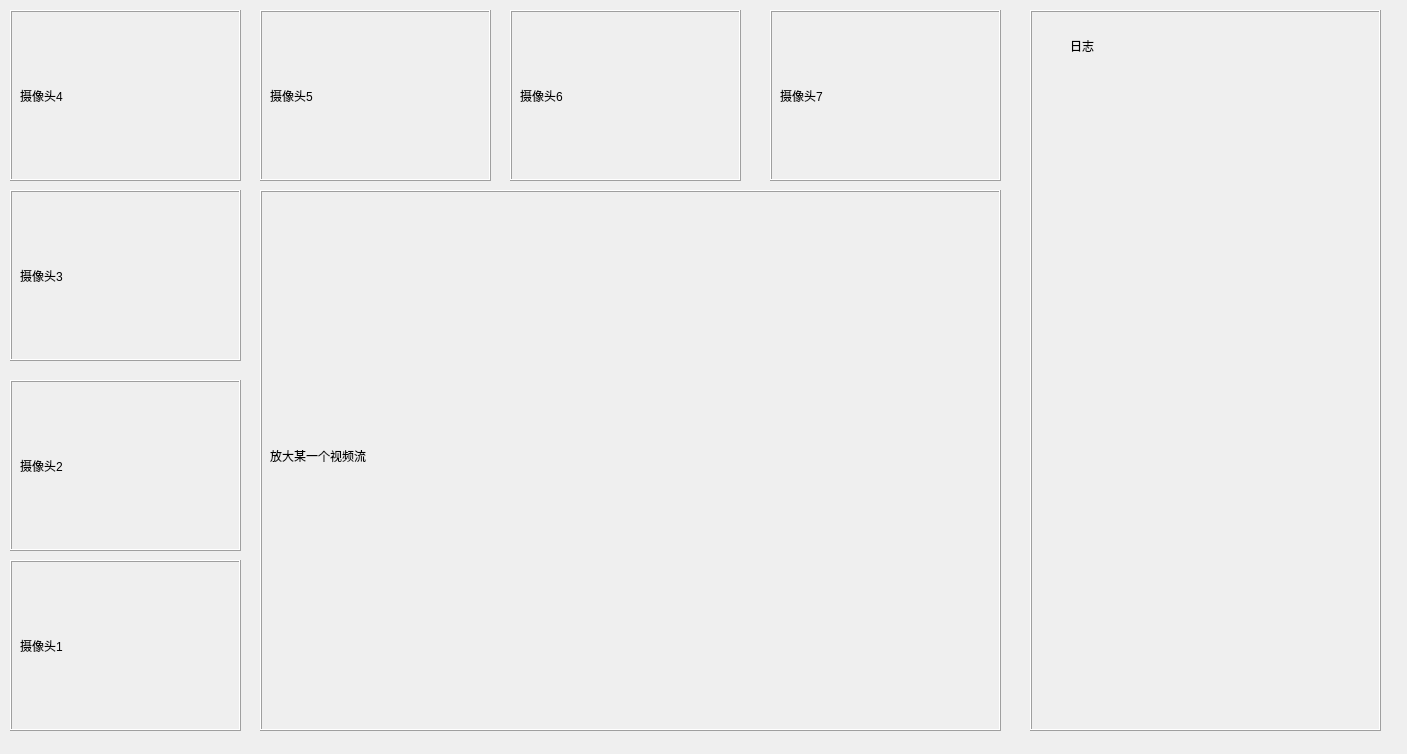
<?xml version="1.0" encoding="UTF-8"?>
<ui version="4.0">
 <class>Dialog</class>
 <widget class="QDialog" name="Dialog">
  <property name="geometry">
   <rect>
    <x>0</x>
    <y>0</y>
    <width>1407</width>
    <height>754</height>
   </rect>
  </property>
  <property name="windowTitle">
   <string>Dialog</string>
  </property>
  <widget class="QFrame" name="frame">
   <property name="geometry">
    <rect>
     <x>10</x>
     <y>10</y>
     <width>231</width>
     <height>171</height>
    </rect>
   </property>
   <property name="frameShape">
    <enum>QFrame::Box</enum>
   </property>
   <property name="frameShadow">
    <enum>QFrame::Raised</enum>
   </property>
   <widget class="QLabel" name="label_5">
    <property name="geometry">
     <rect>
      <x>10</x>
      <y>10</y>
      <width>211</width>
      <height>151</height>
     </rect>
    </property>
    <property name="text">
     <string>摄像头4</string>
    </property>
   </widget>
  </widget>
  <widget class="QFrame" name="frame_2">
   <property name="geometry">
    <rect>
     <x>10</x>
     <y>190</y>
     <width>231</width>
     <height>171</height>
    </rect>
   </property>
   <property name="frameShape">
    <enum>QFrame::Box</enum>
   </property>
   <property name="frameShadow">
    <enum>QFrame::Raised</enum>
   </property>
   <widget class="QLabel" name="label_4">
    <property name="geometry">
     <rect>
      <x>10</x>
      <y>10</y>
      <width>211</width>
      <height>151</height>
     </rect>
    </property>
    <property name="text">
     <string>摄像头3</string>
    </property>
   </widget>
  </widget>
  <widget class="QFrame" name="frame_3">
   <property name="geometry">
    <rect>
     <x>10</x>
     <y>380</y>
     <width>231</width>
     <height>171</height>
    </rect>
   </property>
   <property name="frameShape">
    <enum>QFrame::Box</enum>
   </property>
   <property name="frameShadow">
    <enum>QFrame::Raised</enum>
   </property>
   <widget class="QLabel" name="label_3">
    <property name="geometry">
     <rect>
      <x>10</x>
      <y>10</y>
      <width>211</width>
      <height>151</height>
     </rect>
    </property>
    <property name="text">
     <string>摄像头2</string>
    </property>
   </widget>
  </widget>
  <widget class="QFrame" name="frame_4">
   <property name="geometry">
    <rect>
     <x>10</x>
     <y>560</y>
     <width>231</width>
     <height>171</height>
    </rect>
   </property>
   <property name="frameShape">
    <enum>QFrame::Box</enum>
   </property>
   <property name="frameShadow">
    <enum>QFrame::Raised</enum>
   </property>
   <widget class="QLabel" name="label_2">
    <property name="geometry">
     <rect>
      <x>10</x>
      <y>10</y>
      <width>211</width>
      <height>151</height>
     </rect>
    </property>
    <property name="text">
     <string>摄像头1</string>
    </property>
   </widget>
  </widget>
  <widget class="QFrame" name="frame_5">
   <property name="geometry">
    <rect>
     <x>260</x>
     <y>10</y>
     <width>231</width>
     <height>171</height>
    </rect>
   </property>
   <property name="frameShape">
    <enum>QFrame::Box</enum>
   </property>
   <property name="frameShadow">
    <enum>QFrame::Raised</enum>
   </property>
   <widget class="QLabel" name="label_6">
    <property name="geometry">
     <rect>
      <x>10</x>
      <y>10</y>
      <width>211</width>
      <height>151</height>
     </rect>
    </property>
    <property name="text">
     <string>摄像头5</string>
    </property>
   </widget>
  </widget>
  <widget class="QFrame" name="frame_6">
   <property name="geometry">
    <rect>
     <x>510</x>
     <y>10</y>
     <width>231</width>
     <height>171</height>
    </rect>
   </property>
   <property name="frameShape">
    <enum>QFrame::Box</enum>
   </property>
   <property name="frameShadow">
    <enum>QFrame::Raised</enum>
   </property>
   <widget class="QLabel" name="label_7">
    <property name="geometry">
     <rect>
      <x>10</x>
      <y>10</y>
      <width>211</width>
      <height>151</height>
     </rect>
    </property>
    <property name="text">
     <string>摄像头6</string>
    </property>
   </widget>
  </widget>
  <widget class="QFrame" name="frame_7">
   <property name="geometry">
    <rect>
     <x>770</x>
     <y>10</y>
     <width>231</width>
     <height>171</height>
    </rect>
   </property>
   <property name="frameShape">
    <enum>QFrame::Box</enum>
   </property>
   <property name="frameShadow">
    <enum>QFrame::Raised</enum>
   </property>
   <widget class="QLabel" name="label_8">
    <property name="geometry">
     <rect>
      <x>10</x>
      <y>10</y>
      <width>211</width>
      <height>151</height>
     </rect>
    </property>
    <property name="text">
     <string>摄像头7</string>
    </property>
   </widget>
  </widget>
  <widget class="QFrame" name="frame_8">
   <property name="geometry">
    <rect>
     <x>260</x>
     <y>190</y>
     <width>741</width>
     <height>541</height>
    </rect>
   </property>
   <property name="frameShape">
    <enum>QFrame::Box</enum>
   </property>
   <property name="frameShadow">
    <enum>QFrame::Raised</enum>
   </property>
   <widget class="QLabel" name="label_9">
    <property name="geometry">
     <rect>
      <x>10</x>
      <y>10</y>
      <width>721</width>
      <height>511</height>
     </rect>
    </property>
    <property name="text">
     <string>放大某一个视频流</string>
    </property>
   </widget>
  </widget>
  <widget class="QFrame" name="frame_9">
   <property name="geometry">
    <rect>
     <x>1030</x>
     <y>10</y>
     <width>351</width>
     <height>721</height>
    </rect>
   </property>
   <property name="frameShape">
    <enum>QFrame::Box</enum>
   </property>
   <property name="frameShadow">
    <enum>QFrame::Raised</enum>
   </property>
   <widget class="QLabel" name="label">
    <property name="geometry">
     <rect>
      <x>40</x>
      <y>30</y>
      <width>54</width>
      <height>12</height>
     </rect>
    </property>
    <property name="text">
     <string>日志</string>
    </property>
   </widget>
  </widget>
 </widget>
 <resources/>
 <connections/>
</ui>
